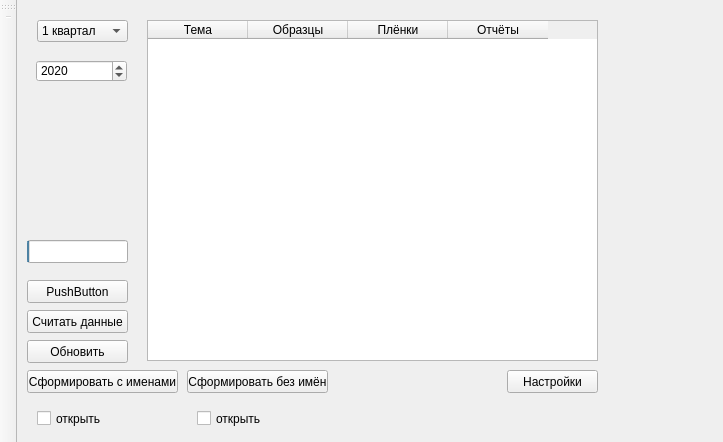
<?xml version="1.0" encoding="UTF-8"?>
<ui version="4.0">
 <class>MainWindow</class>
 <widget class="QMainWindow" name="MainWindow">
  <property name="geometry">
   <rect>
    <x>0</x>
    <y>0</y>
    <width>723</width>
    <height>442</height>
   </rect>
  </property>
  <property name="windowTitle">
   <string>MainWindow</string>
  </property>
  <widget class="QWidget" name="centralwidget">
   <widget class="QComboBox" name="kvartal">
    <property name="geometry">
     <rect>
      <x>20</x>
      <y>20</y>
      <width>91</width>
      <height>22</height>
     </rect>
    </property>
    <item>
     <property name="text">
      <string>1 квартал</string>
     </property>
    </item>
    <item>
     <property name="text">
      <string>2 квартал</string>
     </property>
    </item>
    <item>
     <property name="text">
      <string>3 квартал</string>
     </property>
    </item>
    <item>
     <property name="text">
      <string>4 квартал</string>
     </property>
    </item>
   </widget>
   <widget class="QTableWidget" name="show_data">
    <property name="geometry">
     <rect>
      <x>130</x>
      <y>20</y>
      <width>451</width>
      <height>341</height>
     </rect>
    </property>
    <column>
     <property name="text">
      <string>Тема</string>
     </property>
    </column>
    <column>
     <property name="text">
      <string>Образцы</string>
     </property>
    </column>
    <column>
     <property name="text">
      <string>Плёнки</string>
     </property>
    </column>
    <column>
     <property name="text">
      <string>Отчёты</string>
     </property>
    </column>
   </widget>
   <widget class="QPushButton" name="update_bot">
    <property name="geometry">
     <rect>
      <x>10</x>
      <y>340</y>
      <width>101</width>
      <height>23</height>
     </rect>
    </property>
    <property name="text">
     <string>Обновить</string>
    </property>
   </widget>
   <widget class="QPushButton" name="make_xl_bot">
    <property name="geometry">
     <rect>
      <x>10</x>
      <y>370</y>
      <width>151</width>
      <height>23</height>
     </rect>
    </property>
    <property name="text">
     <string>Сформировать с именами</string>
    </property>
   </widget>
   <widget class="QDateEdit" name="year">
    <property name="geometry">
     <rect>
      <x>19</x>
      <y>60</y>
      <width>91</width>
      <height>22</height>
     </rect>
    </property>
    <property name="dateTime">
     <datetime>
      <hour>0</hour>
      <minute>0</minute>
      <second>0</second>
      <year>2020</year>
      <month>1</month>
      <day>1</day>
     </datetime>
    </property>
    <property name="displayFormat">
     <string>yyyy</string>
    </property>
   </widget>
   <widget class="QPushButton" name="try_bot">
    <property name="geometry">
     <rect>
      <x>10</x>
      <y>280</y>
      <width>101</width>
      <height>23</height>
     </rect>
    </property>
    <property name="text">
     <string>PushButton</string>
    </property>
   </widget>
   <widget class="QProgressBar" name="progressBar">
    <property name="geometry">
     <rect>
      <x>10</x>
      <y>240</y>
      <width>101</width>
      <height>23</height>
     </rect>
    </property>
    <property name="value">
     <number>2</number>
    </property>
    <property name="textVisible">
     <bool>false</bool>
    </property>
    <property name="orientation">
     <enum>Qt::Horizontal</enum>
    </property>
   </widget>
   <widget class="QLabel" name="current_action">
    <property name="geometry">
     <rect>
      <x>20</x>
      <y>210</y>
      <width>221</width>
      <height>21</height>
     </rect>
    </property>
    <property name="text">
     <string/>
    </property>
   </widget>
   <widget class="QPushButton" name="make_xl_bot_2">
    <property name="geometry">
     <rect>
      <x>170</x>
      <y>370</y>
      <width>141</width>
      <height>23</height>
     </rect>
    </property>
    <property name="text">
     <string>Сформировать без имён</string>
    </property>
   </widget>
   <widget class="QPushButton" name="settings">
    <property name="geometry">
     <rect>
      <x>490</x>
      <y>370</y>
      <width>91</width>
      <height>23</height>
     </rect>
    </property>
    <property name="text">
     <string>Настройки</string>
    </property>
   </widget>
   <widget class="QPushButton" name="read_data_but">
    <property name="geometry">
     <rect>
      <x>10</x>
      <y>310</y>
      <width>101</width>
      <height>23</height>
     </rect>
    </property>
    <property name="text">
     <string>Считать данные</string>
    </property>
   </widget>
   <widget class="QCheckBox" name="open_check">
    <property name="geometry">
     <rect>
      <x>20</x>
      <y>410</y>
      <width>70</width>
      <height>17</height>
     </rect>
    </property>
    <property name="text">
     <string>открыть</string>
    </property>
   </widget>
   <widget class="QCheckBox" name="open_check_2">
    <property name="geometry">
     <rect>
      <x>180</x>
      <y>410</y>
      <width>70</width>
      <height>17</height>
     </rect>
    </property>
    <property name="text">
     <string>открыть</string>
    </property>
   </widget>
  </widget>
  <widget class="QToolBar" name="toolBar">
   <property name="windowTitle">
    <string>toolBar</string>
   </property>
   <property name="movable">
    <bool>true</bool>
   </property>
   <property name="toolButtonStyle">
    <enum>Qt::ToolButtonTextBesideIcon</enum>
   </property>
   <property name="floatable">
    <bool>true</bool>
   </property>
   <attribute name="toolBarArea">
    <enum>LeftToolBarArea</enum>
   </attribute>
   <attribute name="toolBarBreak">
    <bool>false</bool>
   </attribute>
   <addaction name="separator"/>
  </widget>
 </widget>
 <resources/>
 <connections/>
</ui>
